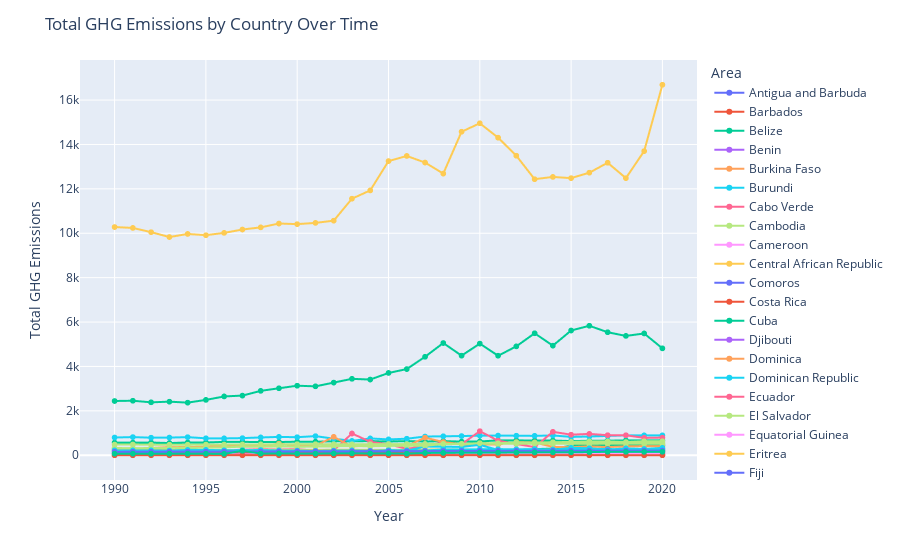

This figure's notebook cell:
### Code cell
total_ghg_by_country_year = filtered_emission.groupby(['Area', 'Year'])['Value'].sum().reset_index()
fig = px.line(total_ghg_by_country_year, x='Year', y='Value', color='Area',
              labels={'Value': 'Total GHG Emissions', 'Year': 'Year'})
fig.update_traces(mode='lines+markers', hovertemplate='<b>%{y} GHG emissions</b> in %{x}')
fig.update_layout(title='Total GHG Emissions by Country Over Time',
                  xaxis_title='Year',
                  yaxis_title='Total GHG Emissions')
fig.show()
